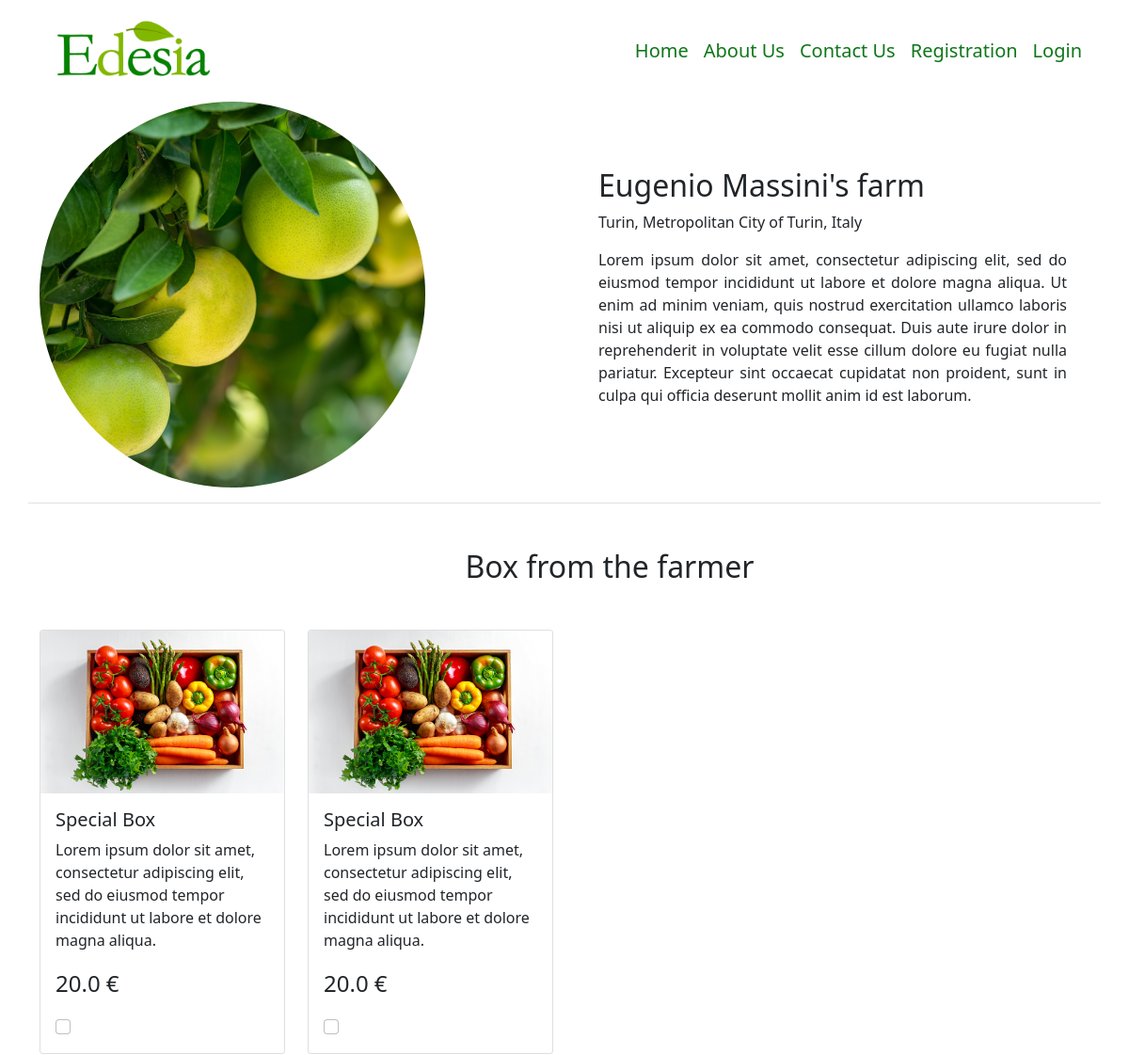
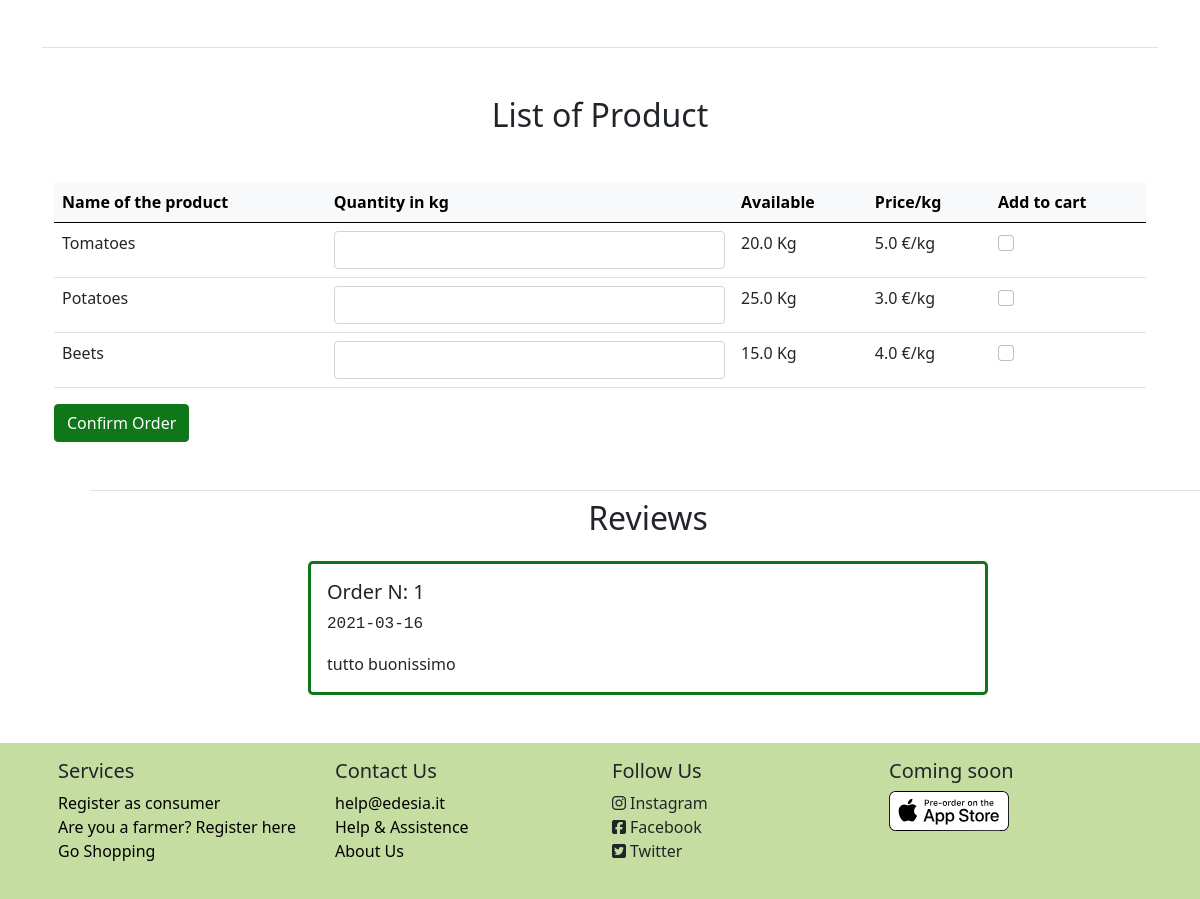
/farmer_store/7, run on the app's committed database (2 pictures, top to bottom).
### model.py (models this page shows, shortened)
class Supplier (db.Model):
    id = db.Column(db.Integer, db.ForeignKey('user.id'), primary_key=True)
    supplier_name = db.Column(db.String(50), nullable=False)
    supplier_address = db.Column(db.String(100), nullable=False)
    supplier_city = db.Column(db.String(50))
    supplier_phone = db.Column(db.String(12), nullable=False)
    piva = db.Column(db.String(25), nullable=False)
    description = db.Column(db.String(500), nullable=True)
    __mapper_args__ = {
        'polymorphic_identity': 'supplier',
    }

class Product (db.Model):
    id = db.Column(db.Integer, primary_key=True)
    box = db.Column(db.Boolean)
    supplier_id = db.Column(db.Integer, db.ForeignKey('supplier.id'))
    name = db.Column(db.String, nullable=False)
    price = db.Column(db.Float, nullable=False)
    quantity = db.Column(db.Float, nullable=False)
    description = db.Column(db.Text)

class Review (db.Model):
    id = db.Column(db.Integer, primary_key=True)
    order_id = db.Column(db.Integer, db.ForeignKey('order.id'))
    consumer_id = db.Column(db.Integer, db.ForeignKey('consumer.id'))
    supplier_id = db.Column(db.Integer, db.ForeignKey('supplier.id'))
    text = db.Column(db.Text, nullable=False)
    timestamp = db.Column(db.Date, default=datetime.utcnow)

### app.py (the view)
@app.route('/farmer_store/<int:id>', methods=['GET', 'POST'])
def farmer_store(id):
    supplier = Supplier.query.filter_by(id=id).first()
    products = Product.query.filter(Product.supplier_id==id, Product.box==False, Product.quantity>0.0).all()
    boxes = Product.query.filter(Product.supplier_id==id, Product.box==True, Product.quantity>0.0).all()
    min_entries = len(products)+len(boxes)
    class LocalForm(OrderForm):pass
    LocalForm.order = FieldList(FormField(OrderEntryForm), min_entries=min_entries)
    form=LocalForm()
    reviews = Review.query.filter_by(supplier_id=id).all()
    return render_template("Pages/farmer_store.html", supplier=supplier, products=products, boxes=boxes, form=form, reviews=reviews)

### app.py
    class LocalForm(OrderForm):pass

### form.py
class OrderEntryForm(FlaskForm):
    name = StringField()
    quantity = FloatField('Quantity')
    price = FloatField()
    to_order = BooleanField('Add Product')
    box=BooleanField()

### templates/Pages/farmer_store.html (shortened to what this page needs)
{% extends 'Components/base.html' %}
{% block body %}
    <div class="container-lg mb-3">
        <div class="row row-cols-lg-2">
            <div class="col-lg">
                <img src="/static/images/fahd-khan-mrFdBdTlElk-unsplash.jpg" class="img-fluid rounded-circle w-75">
            </div>
            <div class="col-lg m-auto">
                <div class="container-fluid">
                    <h2>{{ supplier.supplier_name }}</h2>
                    <p>{{ supplier.supplier_address }}</p>
                    <p style="text-align: justify">{{ supplier.description }}</p>
                </div>
            </div>
        </div>
    </div>
    <div class="container-lg mt-3 border-top">
        <div class="container-fluid m-5">
            <h2 class="text-center">Box from the farmer</h2>
        </div>
        <form action="{{ url_for('order_func', id = supplier.id) }}" method="post">
            <div class="row row-cols-md-4">
                {% for i in range(boxes|length) %}
                    <div class="col-md">
                        <div class="card mb-5">
                            <img src="/static/images/box.png" class="card-img-top">
                            <div class="card-body">
                                <h5 class="card-title">{{ boxes[i].name }}</h5>
                                <p class="card-text">{{ boxes[i].description }}</p>
                                <p class="card-text fs-4">{{ boxes[i].price }} €</p>
                                {{ form.order[i].box(class="form-check-input") }}
                            </div>
                        </div>
                    </div>
                {% endfor %}
            </div>
            <div class="container-fluid m-auto border-top">
                <h2 class="text-center m-5">List of Product</h2>
            <div class="table-responsive-lg">
                <table class="table table-hover">
                    <thead class="table-light">
                    <tr>
                        <th scope="col">Name of the product</th>
                        <th scope="col">Quantity in kg</th>
                        <th scope="col">Available</th>
                        <th scope="col">Price/kg</th>
                        <th scope="col">Add to cart</th>
                    </tr>
                    </thead>
                    <tbody>
                    {% for i in range(products|length) %}
                        <tr>
                            <td scope="row">{{ products[i].name }}</td>
                            <td>{{ form.order[i].quantity(class="form-control") }}</td>
                            <td>{{ products[i].quantity }} Kg</td>
                            <td>{{ products[i].price }} €/kg</td>
                            <td class="m-auto">{{ form.order[i].to_order(class="form-check-input") }}</td>
                        </tr>
                    {% endfor %}
                    </tbody>
                </table>
            </div>
            {{ form.submit(class="btn btn-primary", style="background-color: #0F7619; border-color: #0F7619") }}
            </div>
        </form>
        {% if reviews %}
            <div class="container-fluid m-5 border-top">
                    <h2 class="text-center mt-2">Reviews</h2>
                    <div class="col-lg-8 m-auto">
                        {% for review in reviews %}
                             <div class="card m-4 rounded-3 border-3" id="cardResult">
                                <div class="row">
                                    <div class="col-lg">
                                        <div class="card-body">
                                            <h5 class="card-title">
                                                Order N: {{ review.order_id }}
                                            </h5>
                                            <p class="font-monospace">{{ review.timestamp }}</p>
                                            <p class="card-text">{{ review.text}}</p>
                                        </div>
                                    </div>
                                </div>
                            </div>
                        {% endfor %}
                    </div>
                </div>
        {% endif %}
    </div>
{% endblock %}

### static/personal.css (style rules this page uses)
#searchBar input, #cardResult, #cardProfileConsumer { border-color: #0F7619;; }

### data on the page
Supplier: supplier_name "Eugenio Massini's farm", supplier_address "Turin, Metropolitan City of Turin, Italy", description "Lorem ipsum dolor sit amet, consectetur adipiscing elit, sed do eiusmod tempor incididunt ut labore et dolore magna aliqua. Ut enim ad minim veniam, quis nostrud exercitation ullamco laboris nisi ut aliquip ex ea commodo consequat. Duis aute irure dolor in reprehenderit in voluptate velit esse cillum dolore eu fugiat nulla pariatur. Excepteur sint occaecat cupidatat non proident, sunt in culpa qui officia deserunt mollit anim id est laborum."
Product: name "Special Box", description "Lorem ipsum dolor sit amet, consectetur adipiscing elit, sed do eiusmod tempor incididunt ut labore et dolore magna aliqua.", price "20.0"
Product: name "Special Box", description "Lorem ipsum dolor sit amet, consectetur adipiscing elit, sed do eiusmod tempor incididunt ut labore et dolore magna aliqua.", price "20.0"
Product: name "Tomatoes", quantity "20.0", price "5.0"
Product: name "Potatoes", quantity "25.0", price "3.0"
Product: name "Beets", quantity "15.0", price "4.0"
Review: order_id "1", timestamp "2021-03-16", text "tutto buonissimo"
